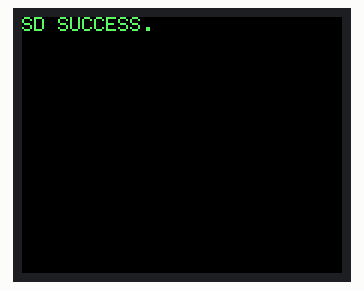
Bench run of a sketch on a simulated Arduino Mega 2560, built with avr-gcc and run on an emulated ATmega2560. On the bench: 160×128 colour display. Storage starts empty.

Above: at 0.3 s.
At 2.8 s:
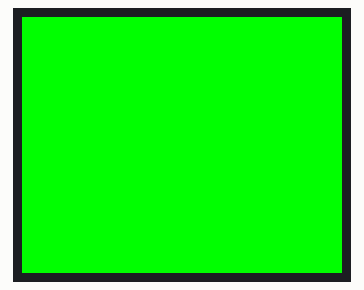
At 3.6 s:
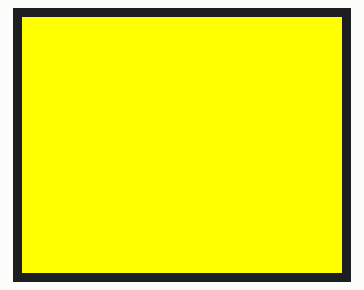

The sketch:

espsd.ino
```cpp
#include <mySD.h>
#include <Adafruit_GFX.h>
#include <Adafruit_ST7735.h>

Adafruit_ST7735 tft = Adafruit_ST7735(16, 17, 23, 5, 9);
bool couldSetUpSD = false;
int counter = 0;

void setup() {
  Serial.begin(115200);

  tft.initR(INITR_18GREENTAB);
  tft.fillScreen(ST7735_BLACK);
  tft.setTextColor(0x5FCC);
  tft.setRotation(1);
  tft.setCursor(0, 0);
  tft.print("setup.");

  if(!SD.begin(13, 15, 2, 14)){
    tft.fillScreen(ST7735_RED);
    tft.setTextColor(ST7735_BLACK);
    tft.setCursor(0, 0);
    tft.print("Setting up the SD card was unsuccessful.");
    return;
  }
  else {
    couldSetUpSD = true;
    tft.fillScreen(ST7735_BLACK);
    tft.setCursor(0, 0);
    tft.print("SD SUCCESS.");
  }

  delay(2500);
}

void loop() {
  if(couldSetUpSD){
    if(counter % 2 == 0){
      tft.fillScreen(ST7735_GREEN);
    }
    else {
      tft.fillScreen(ST7735_YELLOW);
    }
    ++counter;

    delay(750);
  }
}
```

Measured:
- what the display in image 1 shows lasts 0.8 s, from 2.7 s to 3.5 s
